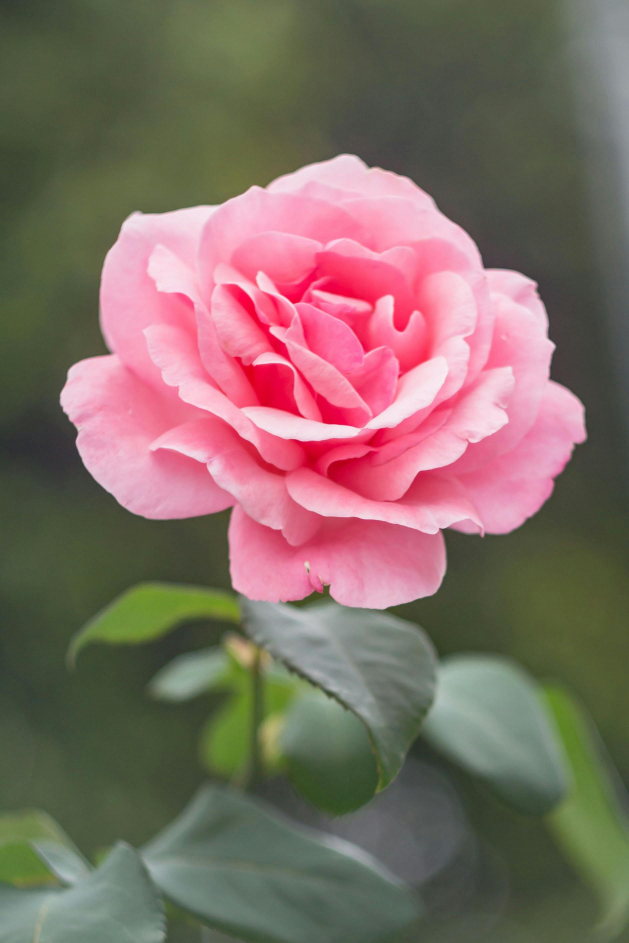
#> input picture P6 Edge Detection & Thresholding/flower.jpg, 1886 x 2829 px, found by its file name (shown at 1/3 size)
$ python threshold_func.py
#> lines starting #> are read from the running program, lines starting #| are printed output that depends on the picture; after the words box and inside, x2 and y2 are one past the last pixel; in counts of white or black regions, pixels touching at a corner belong together
import cv2

image = cv2.imread("P6 Edge Detection & Thresholding/flower.jpg", cv2.IMREAD_GRAYSCALE)
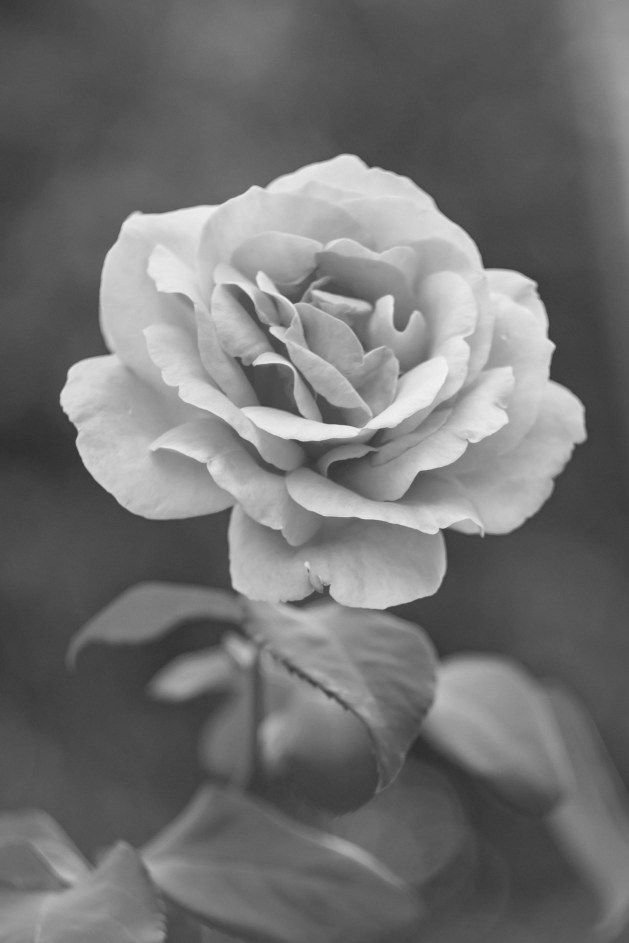
#> image: shape (2829, 1886) (shown at 1/3 size); min 41, max 244, mean 113.6
# image must be in grayscale
rimg = cv2.resize(image, (300,500))
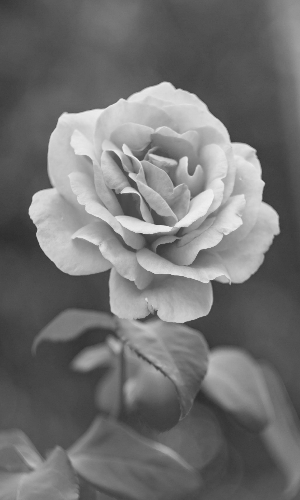
#> rimg: shape (500, 300); min 45, max 241, mean 113.6

ret, thresh_image1 = cv2.threshold(rimg, 100, 255, cv2.THRESH_BINARY)
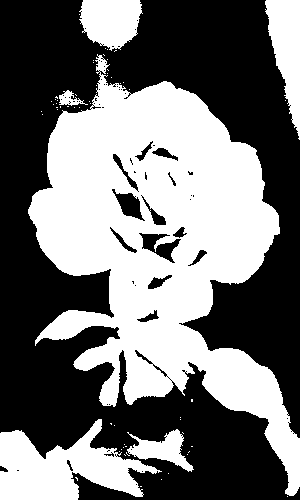
#> thresh_image1: shape (500, 300); 45.1% white; 60 white regions (54 under 20 px), largest, box (x1, y1, x2, y2) and area: (28, 54, 300, 496) 54016, (0, 419, 162, 500) 6867, (265, 0, 300, 140) 2799, (79, 0, 143, 51) 2437, (127, 429, 194, 472) 1228, (59, 90, 88, 106) 210
ret, thresh_image2 = cv2.threshold(rimg, 120, 255, cv2.THRESH_BINARY)
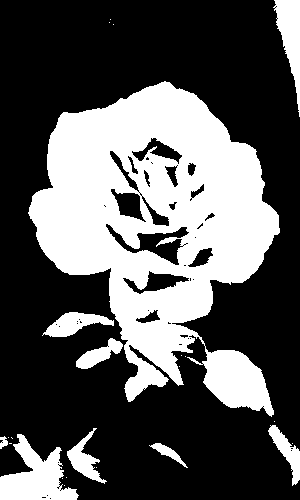
#> thresh_image2: shape (500, 300); 34.4% white; 24 white regions (15 under 20 px), largest, box (x1, y1, x2, y2) and area: (28, 81, 280, 417) 44084, (0, 434, 79, 500) 2702, (273, 0, 300, 117) 1486
ret, thresh_image3 = cv2.threshold(rimg, 150, 255, cv2.THRESH_BINARY)
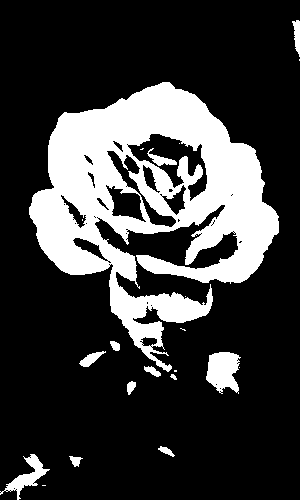
#> thresh_image3: shape (500, 300); 23% white; 21 white regions (9 under 20 px), largest, box (x1, y1, x2, y2) and area: (29, 82, 279, 372) 31826, (206, 352, 241, 394) 1039, (0, 454, 50, 500) 648

cv2.imshow("Original Image",rimg)
cv2.imshow("Edged Image 1", thresh_image1)
cv2.imshow("Edged Image 2", thresh_image2)
cv2.imshow("Edged Image 3", thresh_image3)

cv2.waitKey(0)
cv2.destroyAllWindows()
